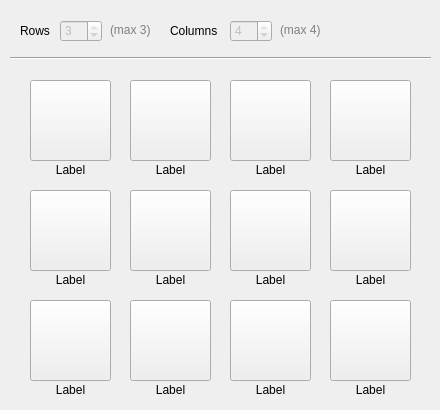
         <widget class="QWidget" name="macroTab_screenkeys">
          <attribute name="title">
           <string>On-Screen Keys</string>
          </attribute>
          <widget class="QLabel" name="row_select_label">
           <property name="geometry">
            <rect>
             <x>20</x>
             <y>20</y>
             <width>31</width>
             <height>21</height>
            </rect>
           </property>
           <property name="text">
            <string>Rows</string>
           </property>
           <property name="buddy">
            <cstring>row_select</cstring>
           </property>
          </widget>
          <widget class="QLabel" name="column_select_label">
           <property name="geometry">
            <rect>
             <x>170</x>
             <y>20</y>
             <width>51</width>
             <height>21</height>
            </rect>
           </property>
           <property name="text">
            <string>Columns</string>
           </property>
           <property name="buddy">
            <cstring>column_select</cstring>
           </property>
          </widget>
          <widget class="QSpinBox" name="row_select">
           <property name="enabled">
            <bool>false</bool>
           </property>
           <property name="geometry">
            <rect>
             <x>60</x>
             <y>20</y>
             <width>42</width>
             <height>22</height>
            </rect>
           </property>
           <property name="toolTip">
            <string>Currently only supports 3 rows</string>
           </property>
           <property name="statusTip">
            <string/>
           </property>
           <property name="maximum">
            <number>3</number>
           </property>
           <property name="value">
            <number>3</number>
           </property>
          </widget>
          <widget class="QSpinBox" name="column_select">
           <property name="enabled">
            <bool>false</bool>
           </property>
           <property name="geometry">
            <rect>
             <x>230</x>
             <y>20</y>
             <width>42</width>
             <height>22</height>
            </rect>
           </property>
           <property name="toolTip">
            <string>Currently only supports 4 columns</string>
           </property>
           <property name="maximum">
            <number>4</number>
           </property>
           <property name="value">
            <number>4</number>
           </property>
          </widget>
          <widget class="Line" name="divider_screenkey">
           <property name="geometry">
            <rect>
             <x>10</x>
             <y>50</y>
             <width>421</width>
             <height>16</height>
            </rect>
           </property>
           <property name="orientation">
            <enum>Qt::Horizontal</enum>
           </property>
          </widget>
          <widget class="QLabel" name="max_row_label">
           <property name="enabled">
            <bool>true</bool>
           </property>
           <property name="geometry">
            <rect>
             <x>110</x>
             <y>20</y>
             <width>51</width>
             <height>21</height>
            </rect>
           </property>
           <property name="text">
            <string>&lt;html&gt;&lt;head/&gt;&lt;body&gt;&lt;p&gt;&lt;span style=&quot; color:#7f7f7f;&quot;&gt;(max 3)&lt;/span&gt;&lt;/p&gt;&lt;/body&gt;&lt;/html&gt;</string>
           </property>
          </widget>
          <widget class="QLabel" name="max_column_label">
           <property name="geometry">
            <rect>
             <x>280</x>
             <y>20</y>
             <width>51</width>
             <height>21</height>
            </rect>
           </property>
           <property name="text">
            <string>&lt;html&gt;&lt;head/&gt;&lt;body&gt;&lt;p&gt;&lt;span style=&quot; color:#7f7f7f;&quot;&gt;(max 4)&lt;/span&gt;&lt;/p&gt;&lt;/body&gt;&lt;/html&gt;</string>
           </property>
          </widget>
          <widget class="QLabel" name="screenkey_0_label">
           <property name="geometry">
            <rect>
             <x>30</x>
             <y>160</y>
             <width>81</width>
             <height>21</height>
            </rect>
           </property>
           <property name="text">
            <string>&lt;html&gt;&lt;head/&gt;&lt;body&gt;&lt;p align=&quot;center&quot;&gt;Label&lt;/p&gt;&lt;/body&gt;&lt;/html&gt;</string>
           </property>
          </widget>
          <widget class="QLabel" name="screenkey_1_label">
           <property name="geometry">
            <rect>
             <x>130</x>
             <y>160</y>
             <width>81</width>
             <height>21</height>
            </rect>
           </property>
           <property name="text">
            <string>&lt;html&gt;&lt;head/&gt;&lt;body&gt;&lt;p align=&quot;center&quot;&gt;Label&lt;/p&gt;&lt;/body&gt;&lt;/html&gt;</string>
           </property>
          </widget>
          <widget class="QLabel" name="screenkey_2_label">
           <property name="geometry">
            <rect>
             <x>230</x>
             <y>160</y>
             <width>81</width>
             <height>21</height>
            </rect>
           </property>
           <property name="text">
            <string>&lt;html&gt;&lt;head/&gt;&lt;body&gt;&lt;p align=&quot;center&quot;&gt;Label&lt;/p&gt;&lt;/body&gt;&lt;/html&gt;</string>
           </property>
          </widget>
          <widget class="QLabel" name="screenkey_3_label">
           <property name="geometry">
            <rect>
             <x>330</x>
             <y>160</y>
             <width>81</width>
             <height>21</height>
            </rect>
           </property>
           <property name="text">
            <string>&lt;html&gt;&lt;head/&gt;&lt;body&gt;&lt;p align=&quot;center&quot;&gt;Label&lt;/p&gt;&lt;/body&gt;&lt;/html&gt;</string>
           </property>
          </widget>
          <widget class="QLabel" name="screenkey_4_label">
           <property name="geometry">
            <rect>
             <x>30</x>
             <y>270</y>
             <width>81</width>
             <height>21</height>
            </rect>
           </property>
           <property name="text">
            <string>&lt;html&gt;&lt;head/&gt;&lt;body&gt;&lt;p align=&quot;center&quot;&gt;Label&lt;/p&gt;&lt;/body&gt;&lt;/html&gt;</string>
           </property>
          </widget>
          <widget class="QLabel" name="screenkey_5_label">
           <property name="geometry">
            <rect>
             <x>130</x>
             <y>270</y>
             <width>81</width>
             <height>21</height>
            </rect>
           </property>
           <property name="text">
            <string>&lt;html&gt;&lt;head/&gt;&lt;body&gt;&lt;p align=&quot;center&quot;&gt;Label&lt;/p&gt;&lt;/body&gt;&lt;/html&gt;</string>
           </property>
          </widget>
          <widget class="QLabel" name="screenkey_6_label">
           <property name="geometry">
            <rect>
             <x>230</x>
             <y>270</y>
             <width>81</width>
             <height>21</height>
            </rect>
           </property>
           <property name="text">
            <string>&lt;html&gt;&lt;head/&gt;&lt;body&gt;&lt;p align=&quot;center&quot;&gt;Label&lt;/p&gt;&lt;/body&gt;&lt;/html&gt;</string>
           </property>
          </widget>
          <widget class="QLabel" name="screenkey_7_label">
           <property name="geometry">
            <rect>
             <x>330</x>
             <y>270</y>
             <width>81</width>
             <height>21</height>
            </rect>
           </property>
           <property name="text">
            <string>&lt;html&gt;&lt;head/&gt;&lt;body&gt;&lt;p align=&quot;center&quot;&gt;Label&lt;/p&gt;&lt;/body&gt;&lt;/html&gt;</string>
           </property>
          </widget>
          <widget class="QLabel" name="screenkey_8_label">
           <property name="geometry">
            <rect>
             <x>30</x>
             <y>380</y>
             <width>81</width>
             <height>21</height>
            </rect>
           </property>
           <property name="text">
            <string>&lt;html&gt;&lt;head/&gt;&lt;body&gt;&lt;p align=&quot;center&quot;&gt;Label&lt;/p&gt;&lt;/body&gt;&lt;/html&gt;</string>
           </property>
          </widget>
          <widget class="QLabel" name="screenkey_9_label">
           <property name="geometry">
            <rect>
             <x>130</x>
             <y>380</y>
             <width>81</width>
             <height>21</height>
            </rect>
           </property>
           <property name="text">
            <string>&lt;html&gt;&lt;head/&gt;&lt;body&gt;&lt;p align=&quot;center&quot;&gt;Label&lt;/p&gt;&lt;/body&gt;&lt;/html&gt;</string>
           </property>
          </widget>
          <widget class="QLabel" name="screenkey_10_label">
           <property name="geometry">
            <rect>
             <x>230</x>
             <y>380</y>
             <width>81</width>
             <height>21</height>
            </rect>
           </property>
           <property name="text">
            <string>&lt;html&gt;&lt;head/&gt;&lt;body&gt;&lt;p align=&quot;center&quot;&gt;Label&lt;/p&gt;&lt;/body&gt;&lt;/html&gt;</string>
           </property>
          </widget>
          <widget class="QLabel" name="screenkey_11_label">
           <property name="geometry">
            <rect>
             <x>330</x>
             <y>380</y>
             <width>81</width>
             <height>21</height>
            </rect>
           </property>
           <property name="text">
            <string>&lt;html&gt;&lt;head/&gt;&lt;body&gt;&lt;p align=&quot;center&quot;&gt;Label&lt;/p&gt;&lt;/body&gt;&lt;/html&gt;</string>
           </property>
          </widget>
          <widget class="QPushButton" name="screenkey_0">
           <property name="geometry">
            <rect>
             <x>30</x>
             <y>80</y>
             <width>81</width>
             <height>81</height>
            </rect>
           </property>
           <property name="cursor">
            <cursorShape>PointingHandCursor</cursorShape>
           </property>
           <property name="text">
            <string/>
           </property>
           <property name="icon">
            <iconset resource="images.qrc">
             <normaloff>:/icons/slate-software/icons/pr_blank.bmp</normaloff>:/icons/slate-software/icons/pr_blank.bmp</iconset>
           </property>
           <property name="iconSize">
            <size>
             <width>80</width>
             <height>80</height>
            </size>
           </property>
          </widget>
          <widget class="QPushButton" name="screenkey_1">
           <property name="geometry">
            <rect>
             <x>130</x>
             <y>80</y>
             <width>81</width>
             <height>81</height>
            </rect>
           </property>
           <property name="cursor">
            <cursorShape>PointingHandCursor</cursorShape>
           </property>
           <property name="text">
            <string/>
           </property>
           <property name="icon">
            <iconset resource="images.qrc">
             <normaloff>:/icons/slate-software/icons/pr_blank.bmp</normaloff>:/icons/slate-software/icons/pr_blank.bmp</iconset>
           </property>
           <property name="iconSize">
            <size>
             <width>80</width>
             <height>80</height>
            </size>
           </property>
          </widget>
          <widget class="QPushButton" name="screenkey_2">
           <property name="geometry">
            <rect>
             <x>230</x>
             <y>80</y>
             <width>81</width>
             <height>81</height>
            </rect>
           </property>
           <property name="cursor">
            <cursorShape>PointingHandCursor</cursorShape>
           </property>
           <property name="text">
            <string/>
           </property>
           <property name="icon">
            <iconset resource="images.qrc">
             <normaloff>:/icons/slate-software/icons/pr_blank.bmp</normaloff>:/icons/slate-software/icons/pr_blank.bmp</iconset>
           </property>
           <property name="iconSize">
            <size>
             <width>80</width>
             <height>80</height>
            </size>
           </property>
          </widget>
          <widget class="QPushButton" name="screenkey_3">
           <property name="geometry">
            <rect>
             <x>330</x>
             <y>80</y>
             <width>81</width>
             <height>81</height>
            </rect>
           </property>
           <property name="cursor">
            <cursorShape>PointingHandCursor</cursorShape>
           </property>
           <property name="text">
            <string/>
           </property>
           <property name="icon">
            <iconset resource="images.qrc">
             <normaloff>:/icons/slate-software/icons/pr_blank.bmp</normaloff>:/icons/slate-software/icons/pr_blank.bmp</iconset>
           </property>
           <property name="iconSize">
            <size>
             <width>80</width>
             <height>80</height>
            </size>
           </property>
          </widget>
          <widget class="QPushButton" name="screenkey_4">
           <property name="geometry">
            <rect>
             <x>30</x>
             <y>190</y>
             <width>81</width>
             <height>81</height>
            </rect>
           </property>
           <property name="cursor">
            <cursorShape>PointingHandCursor</cursorShape>
           </property>
           <property name="text">
            <string/>
           </property>
           <property name="icon">
            <iconset resource="images.qrc">
             <normaloff>:/icons/slate-software/icons/pr_blank.bmp</normaloff>:/icons/slate-software/icons/pr_blank.bmp</iconset>
           </property>
           <property name="iconSize">
            <size>
             <width>80</width>
             <height>80</height>
            </size>
           </property>
          </widget>
          <widget class="QPushButton" name="screenkey_5">
           <property name="geometry">
            <rect>
             <x>130</x>
             <y>190</y>
             <width>81</width>
             <height>81</height>
            </rect>
           </property>
           <property name="cursor">
            <cursorShape>PointingHandCursor</cursorShape>
           </property>
           <property name="text">
            <string/>
           </property>
           <property name="icon">
            <iconset resource="images.qrc">
             <normaloff>:/icons/slate-software/icons/pr_blank.bmp</normaloff>:/icons/slate-software/icons/pr_blank.bmp</iconset>
           </property>
           <property name="iconSize">
            <size>
             <width>80</width>
             <height>80</height>
            </size>
           </property>
          </widget>
          <widget class="QPushButton" name="screenkey_6">
           <property name="geometry">
            <rect>
             <x>230</x>
             <y>190</y>
             <width>81</width>
             <height>81</height>
            </rect>
           </property>
           <property name="cursor">
            <cursorShape>PointingHandCursor</cursorShape>
           </property>
           <property name="text">
            <string/>
           </property>
           <property name="icon">
            <iconset resource="images.qrc">
             <normaloff>:/icons/slate-software/icons/pr_blank.bmp</normaloff>:/icons/slate-software/icons/pr_blank.bmp</iconset>
           </property>
           <property name="iconSize">
            <size>
             <width>80</width>
             <height>80</height>
            </size>
           </property>
          </widget>
          <widget class="QPushButton" name="screenkey_7">
           <property name="geometry">
            <rect>
             <x>330</x>
             <y>190</y>
             <width>81</width>
             <height>81</height>
            </rect>
           </property>
           <property name="cursor">
            <cursorShape>PointingHandCursor</cursorShape>
           </property>
           <property name="text">
            <string/>
           </property>
           <property name="icon">
            <iconset resource="images.qrc">
             <normaloff>:/icons/slate-software/icons/pr_blank.bmp</normaloff>:/icons/slate-software/icons/pr_blank.bmp</iconset>
           </property>
           <property name="iconSize">
            <size>
             <width>80</width>
             <height>80</height>
            </size>
           </property>
          </widget>
          <widget class="QPushButton" name="screenkey_10">
           <property name="geometry">
            <rect>
             <x>230</x>
             <y>300</y>
             <width>81</width>
             <height>81</height>
            </rect>
           </property>
           <property name="cursor">
            <cursorShape>PointingHandCursor</cursorShape>
           </property>
           <property name="text">
            <string/>
           </property>
           <property name="icon">
            <iconset resource="images.qrc">
             <normaloff>:/icons/slate-software/icons/pr_blank.bmp</normaloff>:/icons/slate-software/icons/pr_blank.bmp</iconset>
           </property>
           <property name="iconSize">
            <size>
             <width>80</width>
             <height>80</height>
            </size>
           </property>
          </widget>
          <widget class="QPushButton" name="screenkey_8">
           <property name="geometry">
            <rect>
             <x>30</x>
             <y>300</y>
             <width>81</width>
             <height>81</height>
            </rect>
           </property>
           <property name="cursor">
            <cursorShape>PointingHandCursor</cursorShape>
           </property>
           <property name="text">
            <string/>
           </property>
           <property name="icon">
            <iconset resource="images.qrc">
             <normaloff>:/icons/slate-software/icons/pr_blank.bmp</normaloff>:/icons/slate-software/icons/pr_blank.bmp</iconset>
           </property>
           <property name="iconSize">
            <size>
             <width>80</width>
             <height>80</height>
            </size>
           </property>
          </widget>
          <widget class="QPushButton" name="screenkey_11">
           <property name="geometry">
            <rect>
             <x>330</x>
             <y>300</y>
             <width>81</width>
             <height>81</height>
            </rect>
           </property>
           <property name="cursor">
            <cursorShape>PointingHandCursor</cursorShape>
           </property>
           <property name="text">
            <string/>
           </property>
           <property name="icon">
            <iconset resource="images.qrc">
             <normaloff>:/icons/slate-software/icons/pr_blank.bmp</normaloff>:/icons/slate-software/icons/pr_blank.bmp</iconset>
           </property>
           <property name="iconSize">
            <size>
             <width>80</width>
             <height>80</height>
            </size>
           </property>
          </widget>
          <widget class="QPushButton" name="screenkey_9">
           <property name="geometry">
            <rect>
             <x>130</x>
             <y>300</y>
             <width>81</width>
             <height>81</height>
            </rect>
           </property>
           <property name="cursor">
            <cursorShape>PointingHandCursor</cursorShape>
           </property>
           <property name="text">
            <string/>
           </property>
           <property name="icon">
            <iconset resource="images.qrc">
             <normaloff>:/icons/slate-software/icons/pr_blank.bmp</normaloff>:/icons/slate-software/icons/pr_blank.bmp</iconset>
           </property>
           <property name="iconSize">
            <size>
             <width>80</width>
             <height>80</height>
            </size>
           </property>
          </widget>
         </widget>
